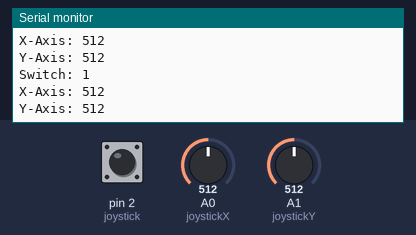
Simulated run of this sketch. Board: Arduino Uno, built with avr-gcc and run on an emulated ATmega328P. Parts: the last lines printed to the serial monitor. The inputs (shaded band) are chosen by the test bench; at power-on: A0 (joystickX) = 512, A1 (joystickY) = 512, pin 2 (joystick) HIGH.

Above: at 1.8 s.
1.9 s: A0 (joystickX) set to 716
At 2.8 s:
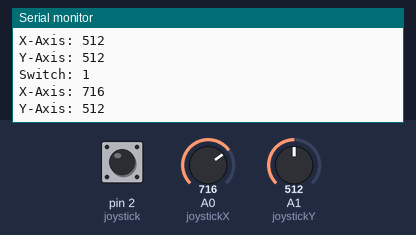
3.4 s: A1 (joystickY) set to 716
At 4.7 s:
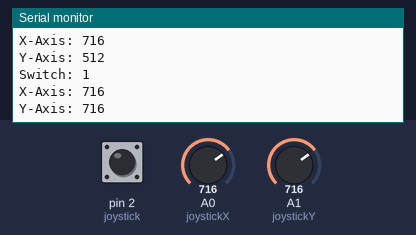
4.9 s: pin 2 (joystick) pulled LOW for 0.4 s
6.8 s: A0 (joystickX) set to 900
At 7.4 s:
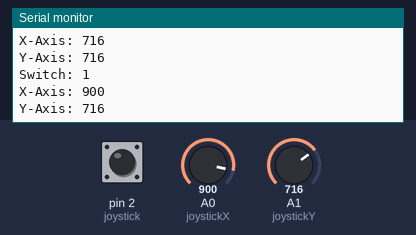
8.3 s: A1 (joystickY) set to 900
At 9.8 s:
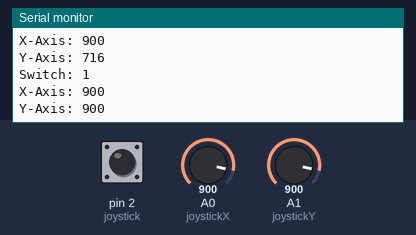
Timing chart, 0 to 10.8 s (numbered marks = the images above; inputs shaded):
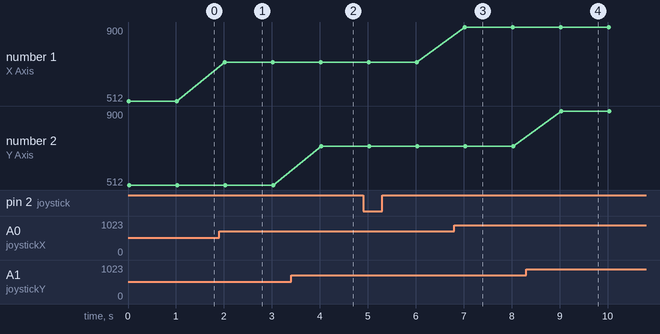

Measured:
- after the input at 1.9 s, the serial monitor: prints a new line after 0.11 s (image 1)
- after the input at 3.4 s, the serial monitor: prints a new line after 0.63 s (image 2)
- after the input at 6.8 s, the serial monitor: prints a new line after 0.22 s (image 3)
- after the input at 8.3 s, the serial monitor: prints a new line after 0.73 s (image 4)
- plotted number 1: 512 → 716 after the input at 1.9 s, 716 → 900 after the input at 6.8 s

The sketch:

joystickDetectLED.ino
```cpp
int joystick = 2;
int joystickX = 0;
int joystickY = 1;

int redUp = 4;
int blueDown = 5;
int greenLeft = 6;
int yellowRight = 7;

void setup() {
  // put your setup code here, to run once:
  pinMode(joystick, INPUT);
  digitalWrite(joystick, HIGH);
  Serial.begin(9600);
}

void loop() {
  // put your main code here, to run repeatedly:
  Serial.print("Switch: ");
  Serial.print(digitalRead(joystick));
  Serial.print("\n");
  Serial.print("X-Axis: ");
  Serial.print(analogRead(joystickX));
  Serial.print("\n");
  Serial.print("Y-Axis: ");
  Serial.print(analogRead(joystickY));
  Serial.print("\n\n\n");
  delay(1000);

  if(analogRead(joystickX) < 511){
    digitalWrite(greenLeft, HIGH);
  }
  else digitalWrite(greenLeft, LOW);

  if(analogRead(joystickX) > 511){
    digitalWrite(yellowRight, HIGH);
  }
  else digitalWrite(yellowRight, LOW);

  if(analogRead(joystickY) < 517){
    digitalWrite(redUp, HIGH);
  }
  else digitalWrite(redUp, LOW);

  if(analogRead(joystickY) > 517){
    digitalWrite(blueDown, HIGH);
  }
  else digitalWrite(blueDown, LOW);
}
```
